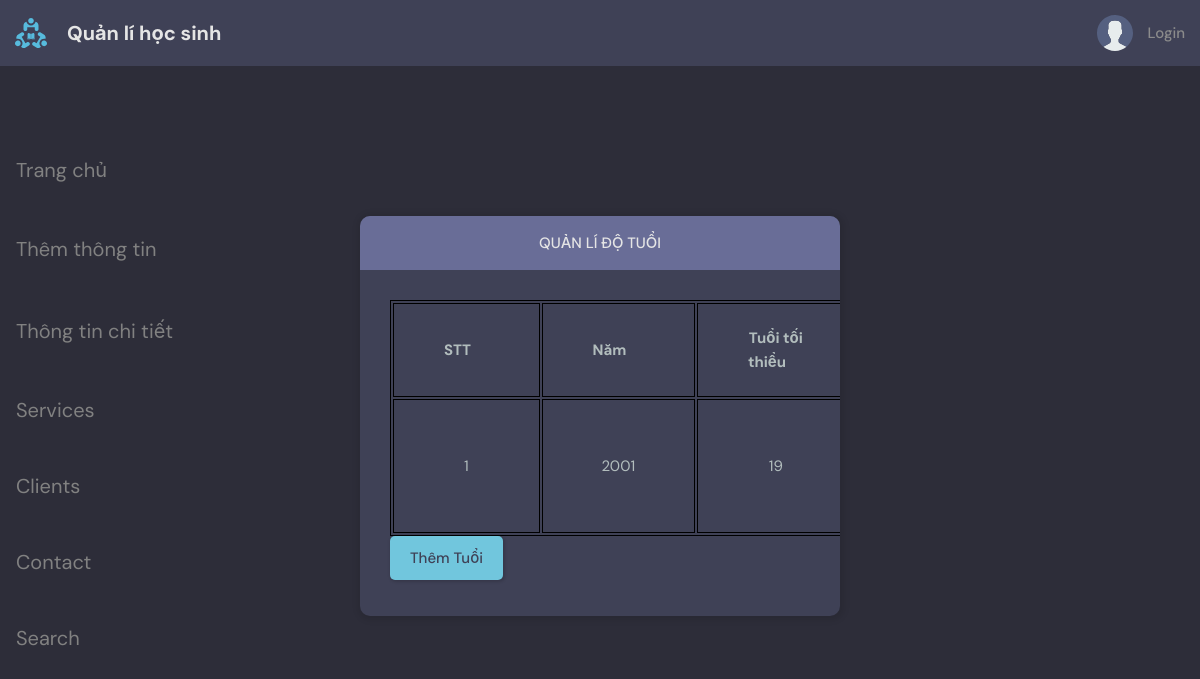
Before: /quanlidotuoi/ with the older database file.
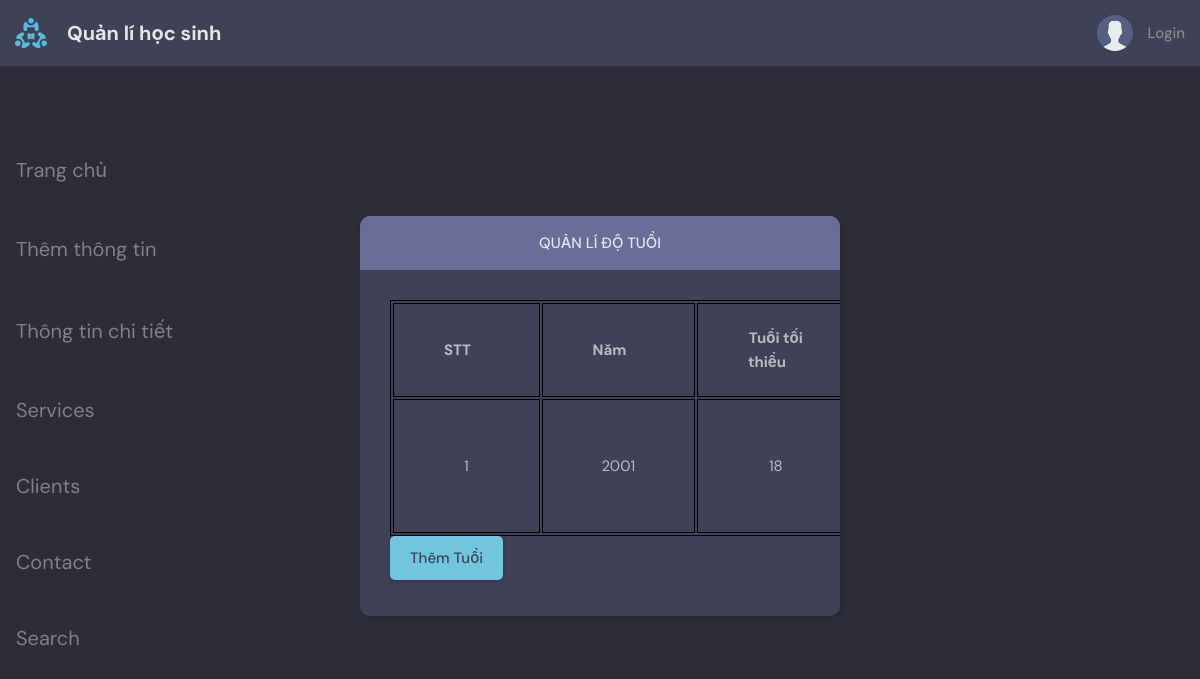
After: the same page with the newer database file.
### base/models.py (models this page shows, shortened)
class Age(models.Model):
    year = models.CharField(max_length=200, unique=True)
    max_age = models.IntegerField(null=False)
    min_age = models.IntegerField(null=False)

### base/views.py (the view)
def quanlidotuoi(request):
    age = Age.objects.all()
    context = {'age': age}
    return render(request, 'base/quanlidotuoi.html', context=context)

### base/templates/base/quanlidotuoi.html (shortened to what this page needs)
{% extends 'main.html' %}
{% block content %}
    <main class = 'auth layout'>
        <div class = 'container'>
            {% include 'base/topics_component.html' %}
            <div class = 'layout__box'>
                <div class = 'layout__boxHeader'>
                    <div class = 'layout__boxTitle'>
                        <h3>Quản lí độ tuổi</h3>
                    </div>
                </div>
                <div class = 'layout__body'>
                    <table class="table table-sm">
                            <tr>
                                <th>STT&nbsp&nbsp&nbsp&nbsp&nbsp</th>
                                <th>Năm&nbsp&nbsp&nbsp&nbsp&nbsp</th>
                                <th>Tuổi tối thiểu&nbsp&nbsp&nbsp&nbsp&nbsp</th>
                            </tr>
                            {% for year in age %}
                            <tr>
                                <td>{{forloop.counter }} </td>
                                <td>{{year.year}}</td>
                                <td>{{year.min_age}}</td>
                            </tr>
                        {% endfor %}
                    </table>
                        <a href="{% url 'themTuoi' %}" type="button" class="btn btn--main">Thêm Tuổi</a>
                </div>
            </div>
        </div>
    </main>
{% endblock content %}

Changed rows visible on the page:
changed Age: min_age "19" → "18"
